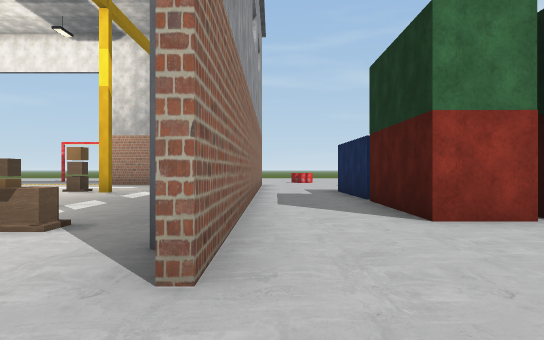
view 1 (above)

23 first-person views from a walk through a scene from a Unity 3-D project. The camera is 1.2 m above the floor, looks level and sees 70° across. The floor is counted in squares, 2 m on a side. Each view is taken from the middle of a square. On the plan, view 1 faces up. The plan holds only what a view shows up to about 11 squares ahead; the rest is blank. The place goes on beyond the plan. Some surface patterns are stand-ins.

view 2
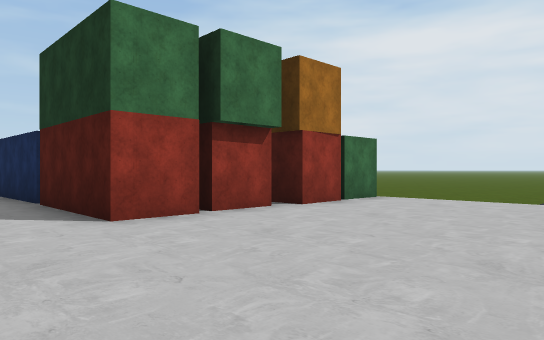

view 3
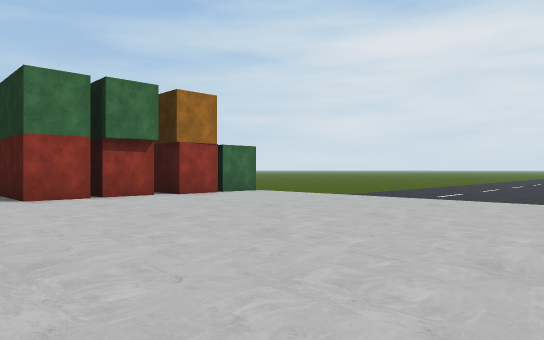

view 4
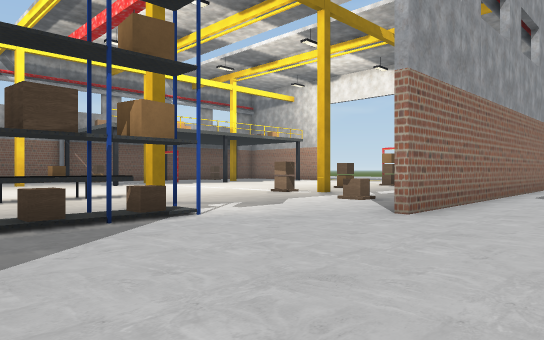

view 5
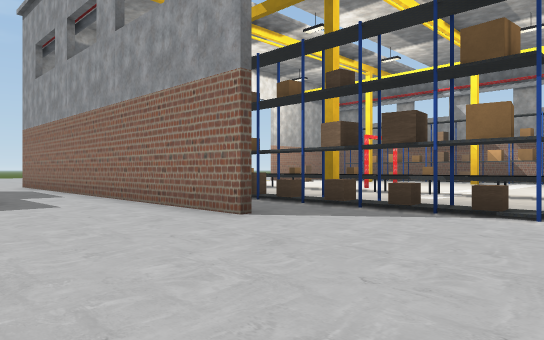

view 6
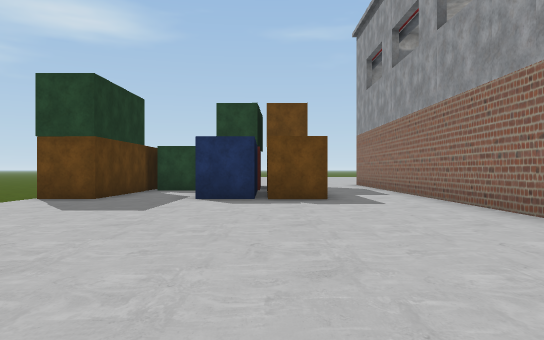

view 7
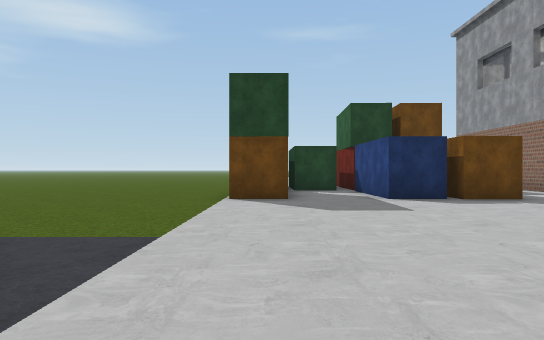

view 8
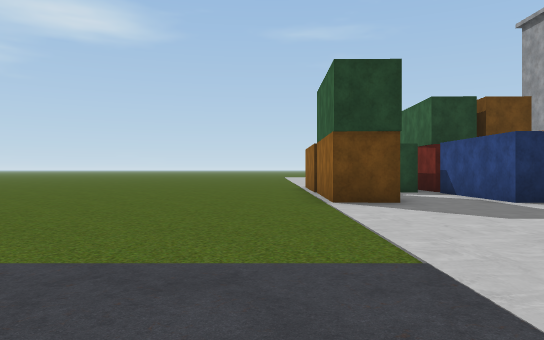

view 9
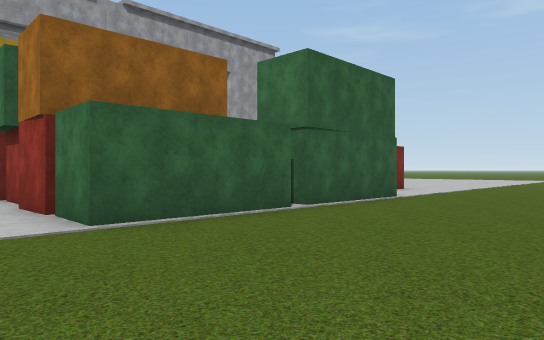

view 10
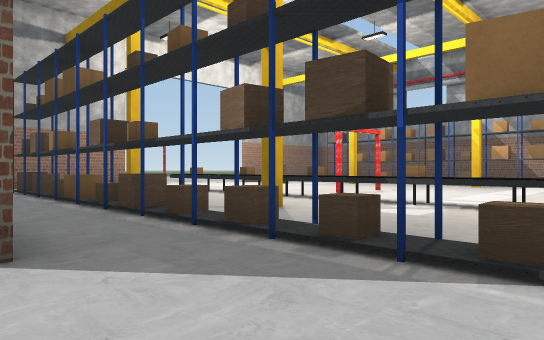

view 11
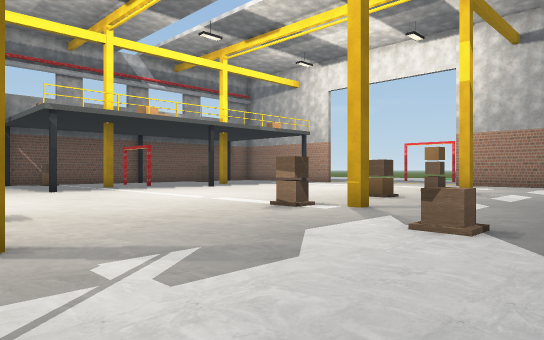

view 12
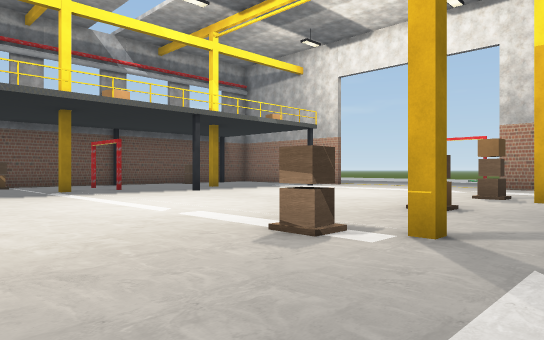

view 13
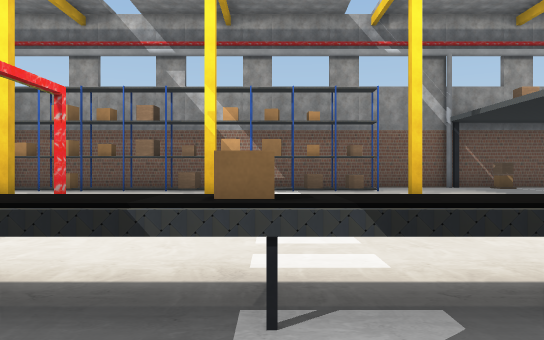

view 14
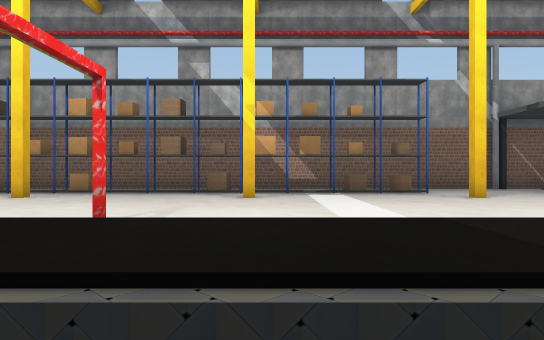

view 15
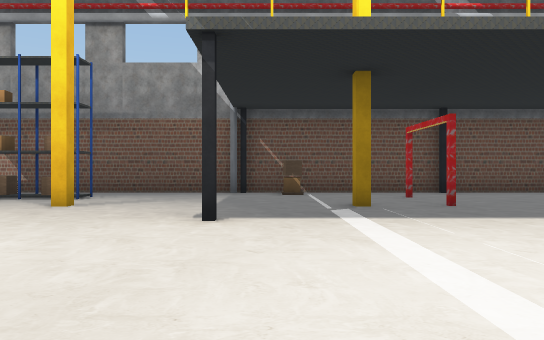

view 16
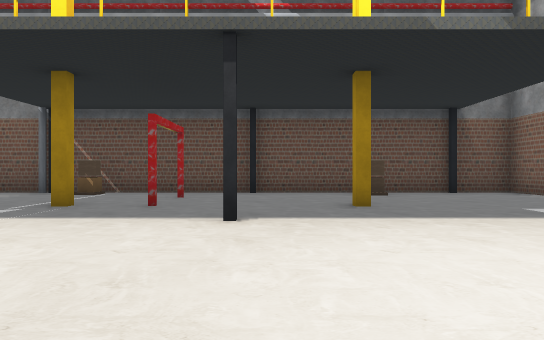

view 17
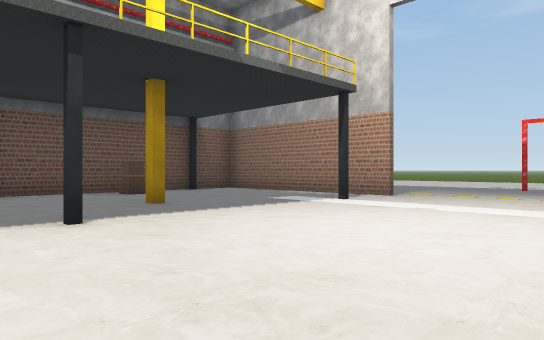

view 18
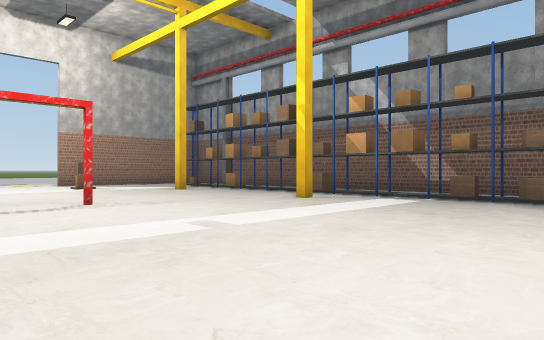

view 19
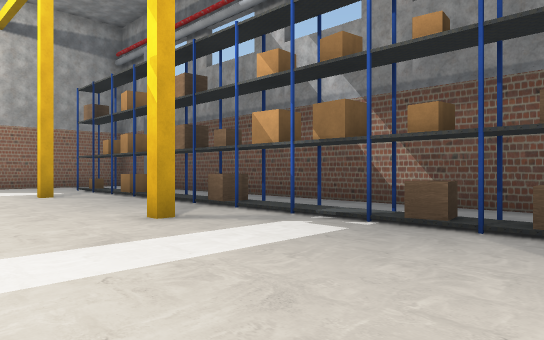

view 20
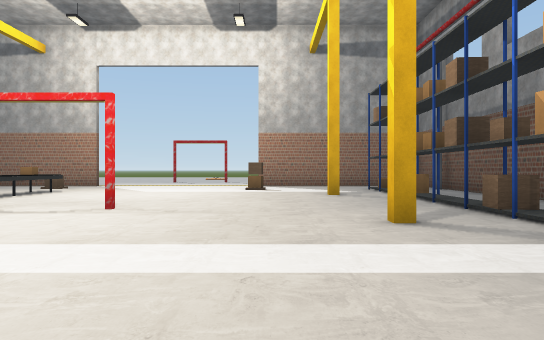

view 21
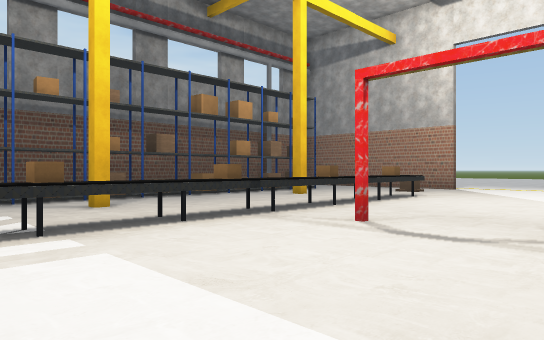

view 22
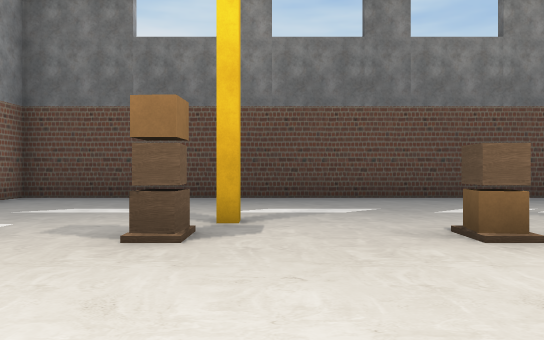

view 23
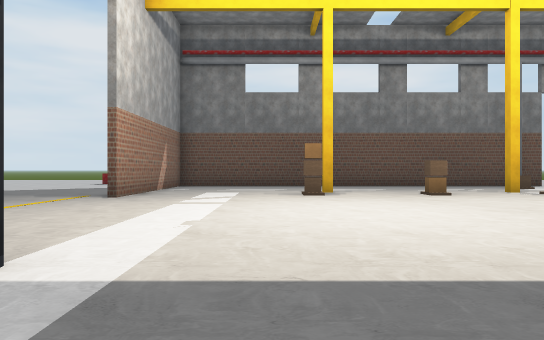

### Floor plan
Key: @ floor where view 1 was taken; # wall or solid block; . floor; ^ raised ledge; O other object.
Columns run from 19 left of view 1 to 12 right of it. Each row starts with its distance up from view 1.
 14 ##................#        ...
 13 #.................#        ...
 12 #O................#        ...
 11 #...#........OO...#..#     #...
 10 #.................#..#     #...
  9 #.....#...........#..#     #...
  8 #............O....#..#    ##...
  7 #.O.O.............#..#     #...
  6 #.............#...#..#  #  #....
  5 #OO..........O....#..#######....
  4 #...............O.#.............
  3 #.....#...........#.............
  2 #.................#.............
  1 #...#.......^.#...............
  0 #.#O........^...O#.@...........
 -1 #.#O........^...O#..............
 -2 #.#O........^...O#..............
 -3 #...........^...O..............
 -4 #.##........^.#.###.............
 -5 #.#O........^...O##.............
 -6 #.#O....O.O.^...O##.............
 -7 #.##........^...O##..###........
 -8 #.##........^...#O#.. ##..##....
 -9 #..O........^.#.O.#.. ##..##....
-10 #.##........^...O##.. ##..##....
-11 #.##........^...O##..  #####....

Positions as (right, up) in squares from view 1, and headings:
1: (0, 0), facing up
2: (0, 0), facing up-right
3: (0, -4), facing up-right
4: (2, -3), facing up-left
5: (3, 1), facing down-left
6: (3, 1), facing down
7: (7, 1), facing down
8: (9, 0), facing down
9: (12, 3), facing up-left
10: (0, 0), facing down-left
11: (-1, 0), facing up-left
12: (-3, 2), facing up-left
13: (-5, -3), facing left
14: (-6, -4), facing left
15: (-8, 4), facing left
16: (-8, 9), facing left
17: (-8, 7), facing up-left
18: (-8, 1), facing down-left
19: (-12, 0), facing down-left
20: (-13, 0), facing down
21: (-11, -2), facing down-right
22: (-9, 10), facing right
23: (-15, 12), facing right
